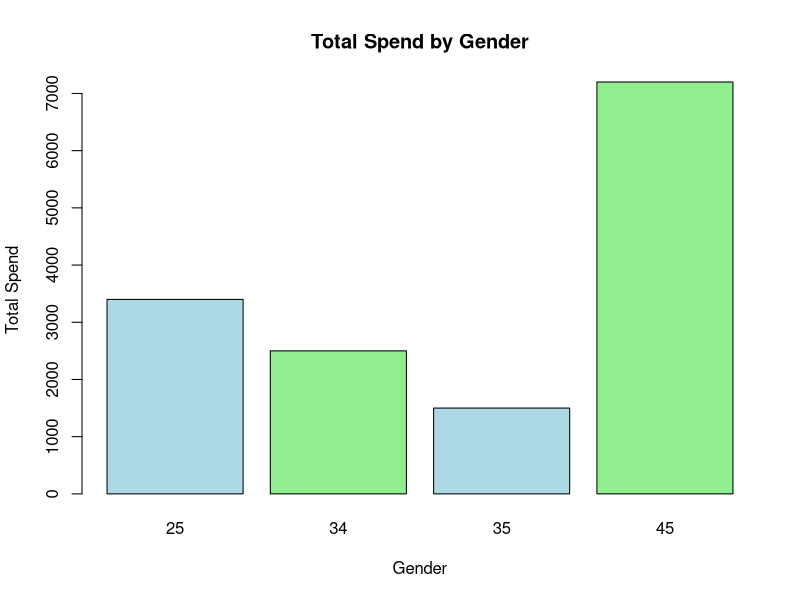
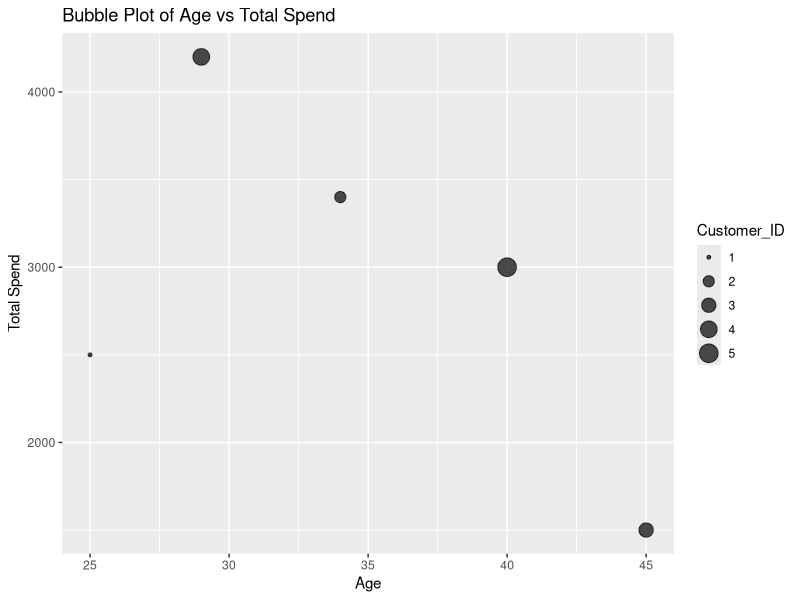
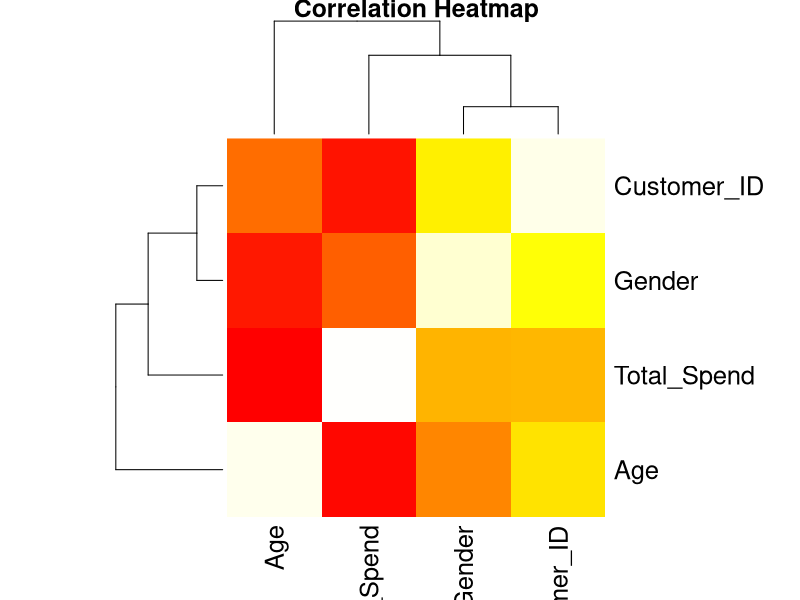

Write R code to recreate these figures, in order.
#-----Retail analysis using data frames ---------
install.packages("ggplot2")
library(ggplot2)

# Create a sample data frame
customer_df <- data.frame(
  Customer_ID = c(1, 2, 3, 4, 5),
  Age = c(25, 34, 45, 29, 40),
  Gender = c("F", "M", "F", "M", "F"),
  Total_Spend = c(2500, 3400, 1500, 4200, 3000)
)

# Print the data frame
print(customer_df)

# Add a new column for Customer Status based on Total Spend
customer_df$Status <- ifelse(customer_df$Total_Spend > 3000, "High", "Low")
print(customer_df)

# Add a new column for Gender
customer_df$Gender <- c(34, 25, 35, 45, 45)
print(customer_df)


#View the structure
str(customer_df)

#Summary statistics
summary(customer_df)

#Accessing data
#View and subsetting
head(customer_df)

# Subset the first three rows
subset_rows <- customer_df[1:3, ]
print(subset_rows)

# Subset a column
age_column <- customer_df$Age
print(age_column)

# Subset the 'Customer_ID' and 'Total_Spend' columns
subset_columns <- customer_df[, c("Customer_ID", "Total_Spend")]
print(subset_columns)

# Analysing the data
# Filter customers with Total_Spend greater than 3000
high_spenders <- customer_df[customer_df$Total_Spend > 3000, ]
print(high_spenders)

# Sort by Total_Spend in descending order
sorted_df <- customer_df[order(-customer_df$Total_Spend), ]
print(sorted_df)

# Aggregate total spend by Gender
aggregate_data <- aggregate(Total_Spend ~ Gender, data=customer_df, FUN=sum)
print(aggregate_data)

# Create another data frame for merging
region <- data.frame(
  Customer_ID = c(1, 2, 3, 4, 5),
  Region = c("North", "West", "South", "East", "Central")
)

# Merge the data frames by Customer_ID
merged_df <- merge(customer_df, region, by="Customer_ID")
print(merged_df)

#Visualising the data
# Bar plot of Total Spend by Gender
barplot(aggregate(Total_Spend ~ Gender, data=customer_df, FUN=sum)$Total_Spend,
        names.arg=aggregate(Total_Spend ~ Gender, data=customer_df, FUN=sum)$Gender,
        main="Total Spend by Gender",
        xlab="Gender", 
        ylab="Total Spend",
        col=c("lightblue", "lightgreen"))

# Bubble plot of Age vs Total Spend with bubble size by Customer_ID
ggplot(customer_df, aes(x=Age, y=Total_Spend, size=Customer_ID)) +
  geom_point(alpha=0.7) +
  labs(title="Bubble Plot of Age vs Total Spend", x="Age", y="Total Spend")

# Heatmap of correlation matrix
cor_matrix <- cor(customer_df[ ,sapply(customer_df, is.numeric)])
heatmap(cor_matrix, 
        main="Correlation Heatmap", 
        col=heat.colors(256))


